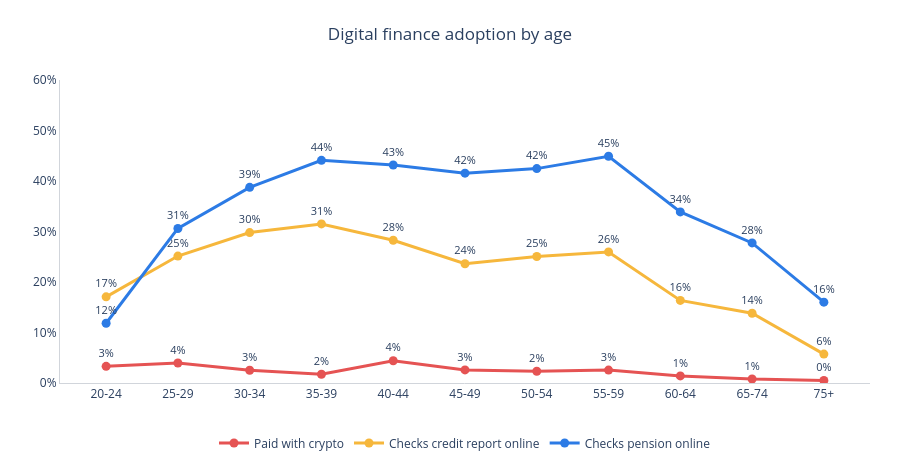
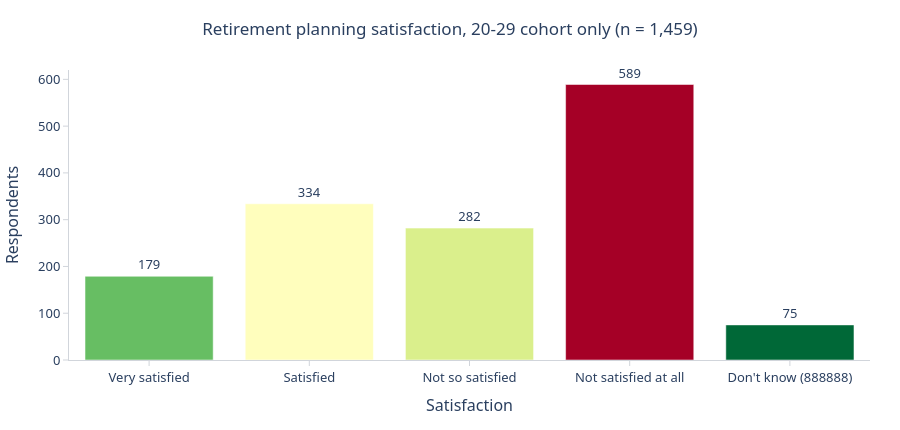

Notebook code cell kept with these figures, in order:
### Code cell
# 4a. Young Generation tab (20-24 and 25-29): educational focus.
# All values are computed from the raw survey data - no cleaning applied.

young_mask = df["Gil"].isin([1, 2])         # 20-24 + 25-29
older_mask = df["Gil"] >= 3                 # 30+
n_young = int(young_mask.sum())
n_older = int(older_mask.sum())
print(f"Young cohort (20-29): {n_young:,} respondents")
print(f"Older cohort (30+):   {n_older:,} respondents")

# --- 1. Crypto & digital finance adoption by age (line chart)
crypto_by_age = df.groupby(df["Gil"].map(AGE_LABELS))["InternetShilemMatbeaDig"].apply(
    lambda s: (s == 1).mean() * 100).reindex(age_order)
credit_by_age = df.groupby(df["Gil"].map(AGE_LABELS))["InternetDohAshrai"].apply(
    lambda s: (s == 1).mean() * 100).reindex(age_order)
pension_online_by_age = df.groupby(df["Gil"].map(AGE_LABELS))["InternetDohPensia"].apply(
    lambda s: (s == 1).mean() * 100).reindex(age_order)

fig = go.Figure()
for series, name, color in [
    (crypto_by_age,          "Paid with crypto",           "#e55353"),
    (credit_by_age,          "Checks credit report online","#f6b73c"),
    (pension_online_by_age,  "Checks pension online",      "#2c7be5"),
]:
    fig.add_trace(go.Scatter(
        x=age_order, y=series.values, mode="lines+markers+text",
        text=[f"{v:.0f}%" for v in series.values], textposition="top center",
        name=name, line=dict(width=3, color=color), marker=dict(size=9),
        textfont=dict(size=11)))
fig.update_layout(
    title=dict(text="Digital finance adoption by age", x=0.5, xanchor="center",
               font=dict(size=17)),
    height=470, yaxis=dict(ticksuffix="%", range=[0, 60]),
    paper_bgcolor="white", plot_bgcolor="white",
    margin=dict(t=80, r=30, b=60, l=60),
    legend=dict(x=0.5, xanchor="center", y=-0.15, orientation="h"))
fig.update_xaxes(showgrid=False, zeroline=False, showline=True, linecolor="#d1d5db")
fig.update_yaxes(showgrid=False, zeroline=False, showline=True, linecolor="#d1d5db")
register("fig-young-digital", fig)

# --- 2. Retirement planning satisfaction, 20-29 only
sat_young_series = df.loc[young_mask, "MerutzeTichnunFinPrisha"].map(
    {**SAT_LABELS, 888888: "Don't know (888888)"}).value_counts().reindex(
    [SAT_LABELS[k] for k in sorted(SAT_LABELS)] + ["Don't know (888888)"])
sat_young_df = sat_young_series.rename_axis("Satisfaction").reset_index(name="Respondents")
fig = px.bar(sat_young_df, x="Satisfaction", y="Respondents",
             title=f"Retirement planning satisfaction, 20-29 cohort only "
                   f"(n = {n_young:,})",
             color="Respondents", color_continuous_scale="RdYlGn_r")
fig.update_traces(text=[f"{int(v):,}" if pd.notna(v) else ""
                          for v in sat_young_df["Respondents"]],
                  textposition="outside", cliponaxis=False)
fig.update_layout(coloraxis_showscale=False)
register("fig-young-satisfaction", _clean(fig))

print(f"Young Generation figures added: {sum(1 for k in FIGS if k.startswith('fig-young'))}")

### Figure 1 — Plotly figure (JSON) as saved in the notebook; plotly's stock layout.template omitted (floating-point values rounded to 4 significant figures)
{"data": [{"line": {"color": "#e55353", "width": 3}, "marker": {"size": 9}, "mode": "lines+markers+text", "name": "Paid with crypto", "text": ["3%", "4%", "3%", "2%", "4%", "3%", "2%", "3%", "1%", "1%", "0%"], "textfont": {"size": 11}, "textposition": "top center", "type": "scatter", "x": ["20-24", "25-29", "30-34", "35-39", "40-44", "45-49", "50-54", "55-59", "60-64", "65-74", "75+"], "y": [3.301, 3.962, 2.517, 1.732, 4.396, 2.586, 2.322, 2.553, 1.402, 0.7812, 0.4902]}, {"line": {"color": "#f6b73c", "width": 3}, "marker": {"size": 9}, "mode": "lines+markers+text", "name": "Checks credit report online", "text": ["17%", "25%", "30%", "31%", "28%", "24%", "25%", "26%", "16%", "14%", "6%"], "textfont": {"size": 11}, "textposition": "top center", "type": "scatter", "x": ["20-24", "25-29", "30-34", "35-39", "40-44", "45-49", "50-54", "55-59", "60-64", "65-74", "75+"], "y": [17.06, 25.14, 29.79, 31.5, 28.26, 23.62, 25.04, 25.96, 16.36, 13.8, 5.719]}, {"line": {"color": "#2c7be5", "width": 3}, "marker": {"size": 9}, "mode": "lines+markers+text", "name": "Checks pension online", "text": ["12%", "31%", "39%", "44%", "43%", "42%", "42%", "45%", "34%", "28%", "16%"], "textfont": {"size": 11}, "textposition": "top center", "type": "scatter", "x": ["20-24", "25-29", "30-34", "35-39", "40-44", "45-49", "50-54", "55-59", "60-64", "65-74", "75+"], "y": [11.83, 30.6, 38.74, 44.09, 43.17, 41.55, 42.45, 44.89, 33.88, 27.73, 16.01]}], "layout": {"height": 470, "legend": {"orientation": "h", "x": 0.5, "xanchor": "center", "y": -0.15}, "margin": {"b": 60, "l": 60, "r": 30, "t": 80}, "paper_bgcolor": "white", "plot_bgcolor": "white", "title": {"font": {"size": 17}, "text": "Digital finance adoption by age", "x": 0.5, "xanchor": "center"}, "xaxis": {"linecolor": "#d1d5db", "showgrid": false, "showline": true, "zeroline": false}, "yaxis": {"linecolor": "#d1d5db", "range": [0, 60], "showgrid": false, "showline": true, "ticksuffix": "%", "zeroline": false}}}

### Figure 2 — Plotly figure (JSON) as saved in the notebook; plotly's stock layout.template omitted (floating-point values rounded to 4 significant figures)
{"data": [{"cliponaxis": false, "hovertemplate": "Satisfaction=%{x}<br>Respondents=%{marker.color}<extra></extra>", "legendgroup": "", "marker": {"color": [179, 334, 282, 589, 75], "coloraxis": "coloraxis", "pattern": {"shape": ""}}, "name": "", "orientation": "v", "showlegend": false, "text": ["179", "334", "282", "589", "75"], "textposition": "outside", "type": "bar", "x": ["Very satisfied", "Satisfied", "Not so satisfied", "Not satisfied at all", "Don't know (888888)"], "xaxis": "x", "y": [179, 334, 282, 589, 75], "yaxis": "y"}], "layout": {"barmode": "relative", "coloraxis": {"colorbar": {"title": {"text": "Respondents"}}, "colorscale": [[0, "rgb(0,104,55)"], [0.1, "rgb(26,152,80)"], [0.2, "rgb(102,189,99)"], [0.3, "rgb(166,217,106)"], [0.4, "rgb(217,239,139)"], [0.5, "rgb(255,255,191)"], [0.6, "rgb(254,224,139)"], [0.7, "rgb(253,174,97)"], [0.8, "rgb(244,109,67)"], [0.9, "rgb(215,48,39)"], [1, "rgb(165,0,38)"]], "showscale": false}, "font": {"family": "Segoe UI, Arial", "size": 13}, "height": 430, "legend": {"tracegroupgap": 0}, "margin": {"b": 70, "l": 60, "r": 30, "t": 70}, "paper_bgcolor": "white", "plot_bgcolor": "white", "title": {"font": {"size": 17}, "text": "Retirement planning satisfaction, 20-29 cohort only (n = 1,459)", "x": 0.5, "xanchor": "center"}, "xaxis": {"anchor": "y", "domain": [0, 1], "linecolor": "#d1d5db", "showgrid": false, "showline": true, "tickcolor": "#d1d5db", "ticks": "outside", "title": {"text": "Satisfaction"}, "zeroline": false}, "yaxis": {"anchor": "x", "domain": [0, 1], "linecolor": "#d1d5db", "showgrid": false, "showline": true, "tickcolor": "#d1d5db", "ticks": "outside", "title": {"text": "Respondents"}, "zeroline": false}}}
